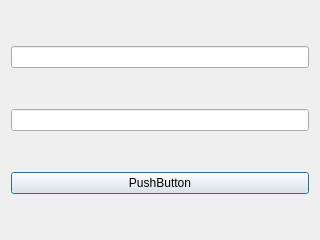
<?xml version="1.0" encoding="UTF-8"?>
<ui version="4.0">
 <class>Dialog</class>
 <widget class="QDialog" name="Dialog">
  <property name="geometry">
   <rect>
    <x>0</x>
    <y>0</y>
    <width>320</width>
    <height>240</height>
   </rect>
  </property>
  <property name="windowTitle">
   <string>Dialog</string>
  </property>
  <layout class="QVBoxLayout" name="verticalLayout">
   <item>
    <widget class="QLineEdit" name="message"/>
   </item>
   <item>
    <widget class="QLineEdit" name="key"/>
   </item>
   <item>
    <widget class="QPushButton" name="sendMessage">
     <property name="text">
      <string>PushButton</string>
     </property>
    </widget>
   </item>
  </layout>
 </widget>
 <resources/>
 <connections/>
</ui>
